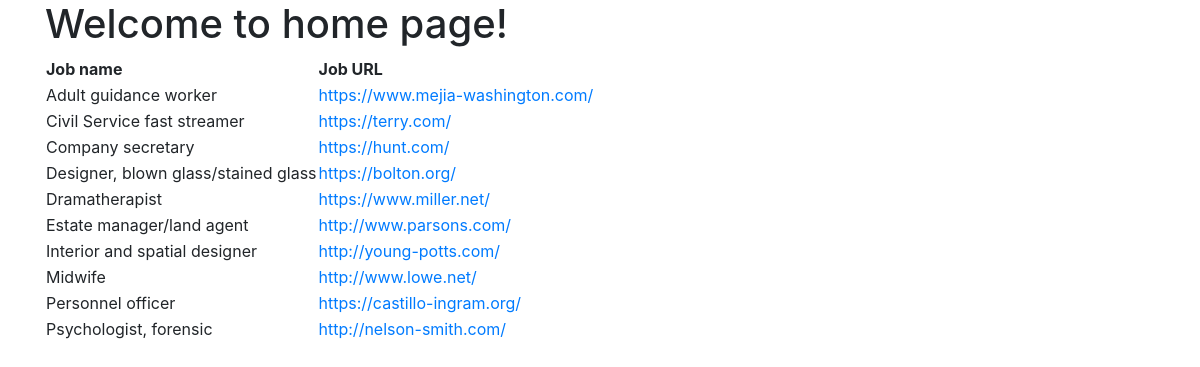
The page / on the database its author committed.
### basic_app/models.py (models this page shows, shortened)
class Jobs(models.Model):
    company_topic = models.ForeignKey(Company, on_delete = models.DO_NOTHING)
    job_name = models.CharField(max_length = 256, unique = True)
    more_info = models.URLField(unique = True)

### basic_app/views.py (the view)
# urls.py: path('', views.index, name = 'index')
def index(request):
    jobs_list = Jobs.objects.order_by('job_name')
    job_dict = {'jobs': jobs_list}
    return render(request, "basic_app/index.html", context = job_dict)

### templates/basic_app/index.html (shortened to what this page needs)
<!DOCTYPE html>
<html lang="en" dir="ltr">
  <head>
    <link rel="stylesheet" href="https://stackpath.bootstrapcdn.com/bootstrap/4.5.0/css/bootstrap.min.css">
  </head>
  <body>
    <div class="container">
      <h1>Welcome to home page!</h1>
      {% if jobs %}
        <table>
          <thead>
            <th>Job name</th>
            <th>Job URL</th>
          </thead>
          {% for entry in jobs %}
          <tr>
            <td>{{entry.job_name}}</td>
            <td><a href="https://www.google.com/">{{entry.more_info}}</a></td>
          </tr>
          {% endfor %}
        </table>
        {% else %}
          <h1>No such thing exists</h1>
        {% endif %}
    </div>
  </body>
</html>

### rows shown on the page
Jobs: job_name "Adult guidance worker", more_info "https://www.mejia-washington.com/"
Jobs: job_name "Civil Service fast streamer", more_info "https://terry.com/"
Jobs: job_name "Company secretary", more_info "https://hunt.com/"
Jobs: job_name "Designer, blown glass/stained glass", more_info "https://bolton.org/"
Jobs: job_name "Dramatherapist", more_info "https://www.miller.net/"
Jobs: job_name "Estate manager/land agent", more_info "http://www.parsons.com/"
Jobs: job_name "Interior and spatial designer", more_info "http://young-potts.com/"
Jobs: job_name "Midwife", more_info "http://www.lowe.net/"
Jobs: job_name "Personnel officer", more_info "https://castillo-ingram.org/"
Jobs: job_name "Psychologist, forensic", more_info "http://nelson-smith.com/"
